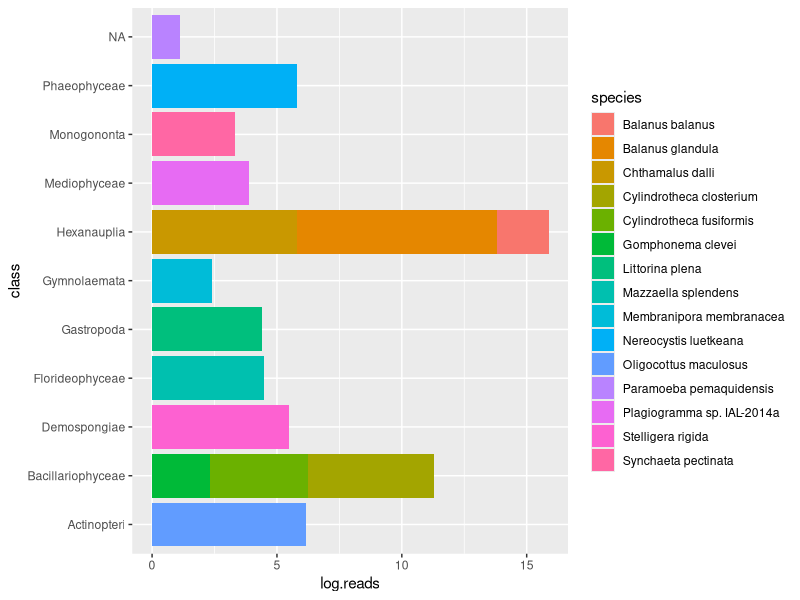
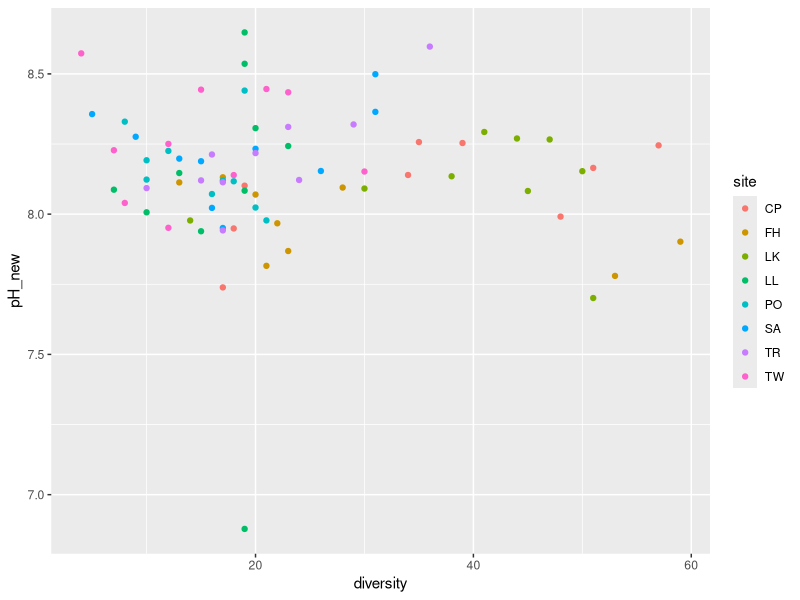
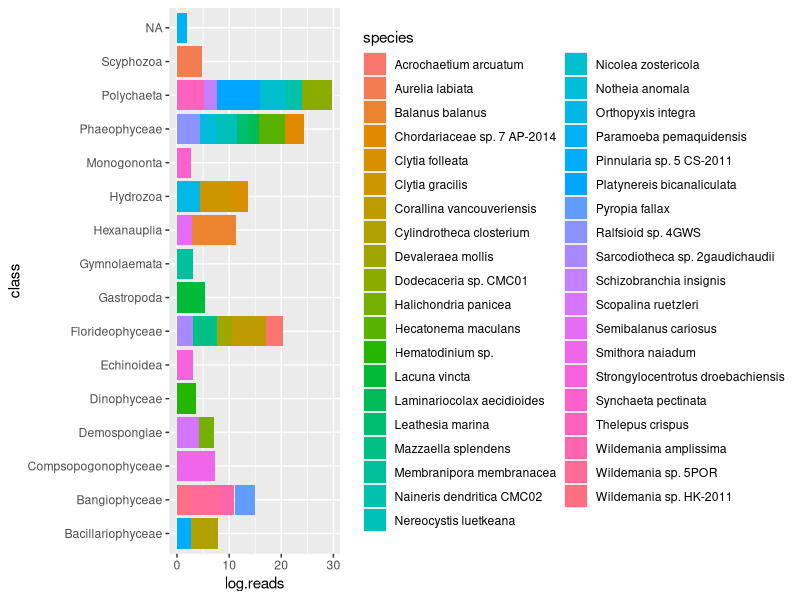
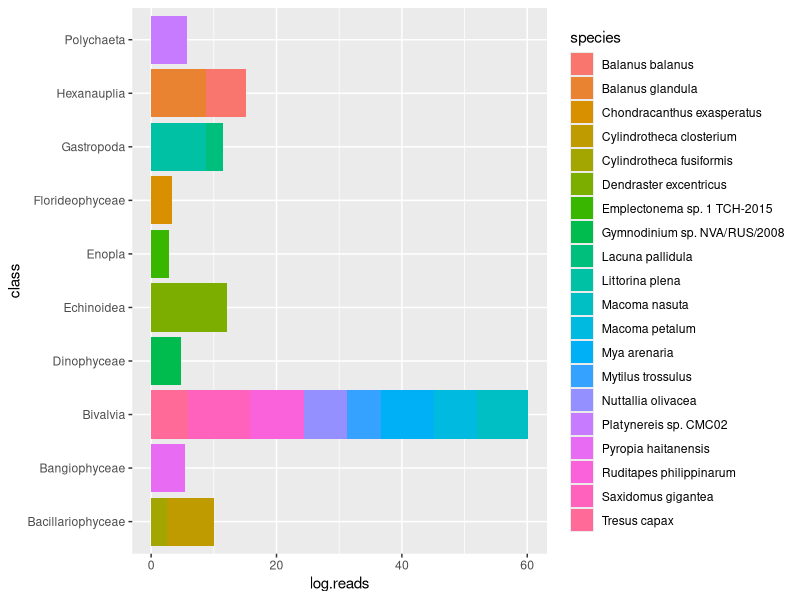
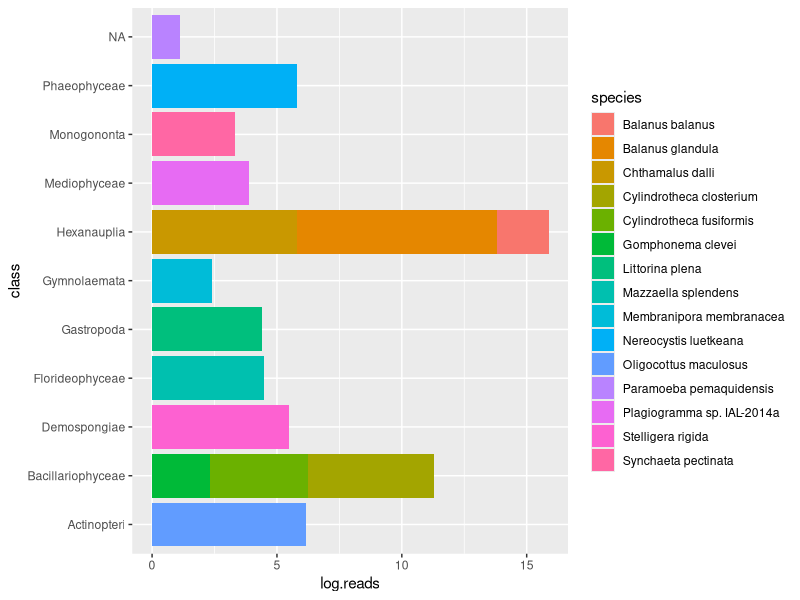

Here is the R script that generated these plots, in order:
library('tidyverse')
library('dplyr')
library('here')
library('ggplot2')

# load data
# and merged replicates... 
hash.annotated <- read.csv('../data/hash.annotated.csv')
by.sample.species <- read.csv('../data/by.sample.species.csv')
events <- read.csv('../data/events.joe.format.csv')

# merge hashes by species - why do we lose some hashes here? 
species.annotated <- hash.annotated %>%
  distinct(species, .keep_all=TRUE) 

# join annotated species with sample reads 
ben.community <- inner_join(species.annotated, by.sample.species)

ben.community <- ben.community %>%
  filter(benthos %in% c('BEN','Both')) %>% 
  separate(col=sample, remove=FALSE, into=c("site", "date"), sep = 2)
  
  #filter(EarlyLifeMinerology %in% c('High Mg Calcite', 'Aragonite, Calcite'))

ben.community$diversity <- 1

# how many species at each sampling event
benthic.div <- ben.community %>%
  group_by(sample, diversity, site, date) %>%
  summarize(diversity=sum(diversity)) #sum dummy to get species diversity 

# join benthic species abundance with data on environmental parameters
benthic.div.env <- inner_join(benthic.div, events) 

# species diversity vs pH new pH?
jpeg("../figures/pH.richness.jpg", width = 500, height = 500)
ggplot(benthic.div.env, aes(diversity, pH_new, colour = site)) +
  geom_point()
dev.off()

# ---------------------------------- visualize single site benthic community

CP.example <- ben.community %>%
  filter(sample %in% c('CP_201706')) %>%
  mutate(log.reads = log(nReads))

SA.example <- ben.community %>%
  filter(sample %in% c('SA_201706')) %>%
  mutate(log.reads = log(nReads))

SA.example2 <- ben.community %>%
  filter(sample %in% c('SA_201803')) %>%
  mutate(log.reads = log(nReads))

jpeg("../figures/CP.example.jpg", width = 500, height = 500)
ggplot(data=CP.example, aes(x=class, y=log.reads, fill=species)) +
  geom_bar(stat='identity') +
  coord_flip()
dev.off()

jpeg("../figures/SA.example.jpg", width = 500, height = 500)
ggplot(data=SA.example, aes(x=class, y=log.reads, fill=species)) +
  geom_bar(stat='identity') +
  coord_flip()
dev.off()

jpeg("../figures/SA.example2.jpg", width = 500, height = 500)
ggplot(data=SA.example2, aes(x=class, y=log.reads, fill=species)) +
  geom_bar(stat='identity') +
  coord_flip()
dev.off()

# Next steps: ask about calculating eDNA indices, visualize sites as groups on
# a single page
# figure out facet wrapping i guess 

ggplot(data=SA.example2, aes(x=class, y=log.reads, fill=species)) +
  geom_bar(stat='identity') +
  coord_flip()

